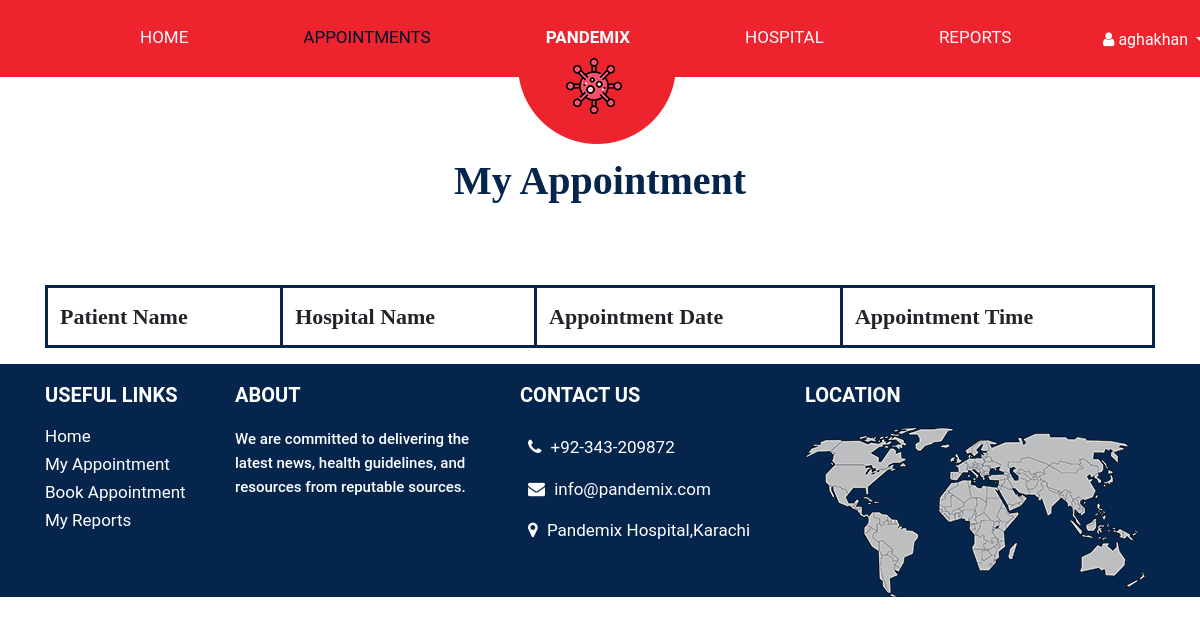
The app's page /patient/myappointment.php (signed in), older data.
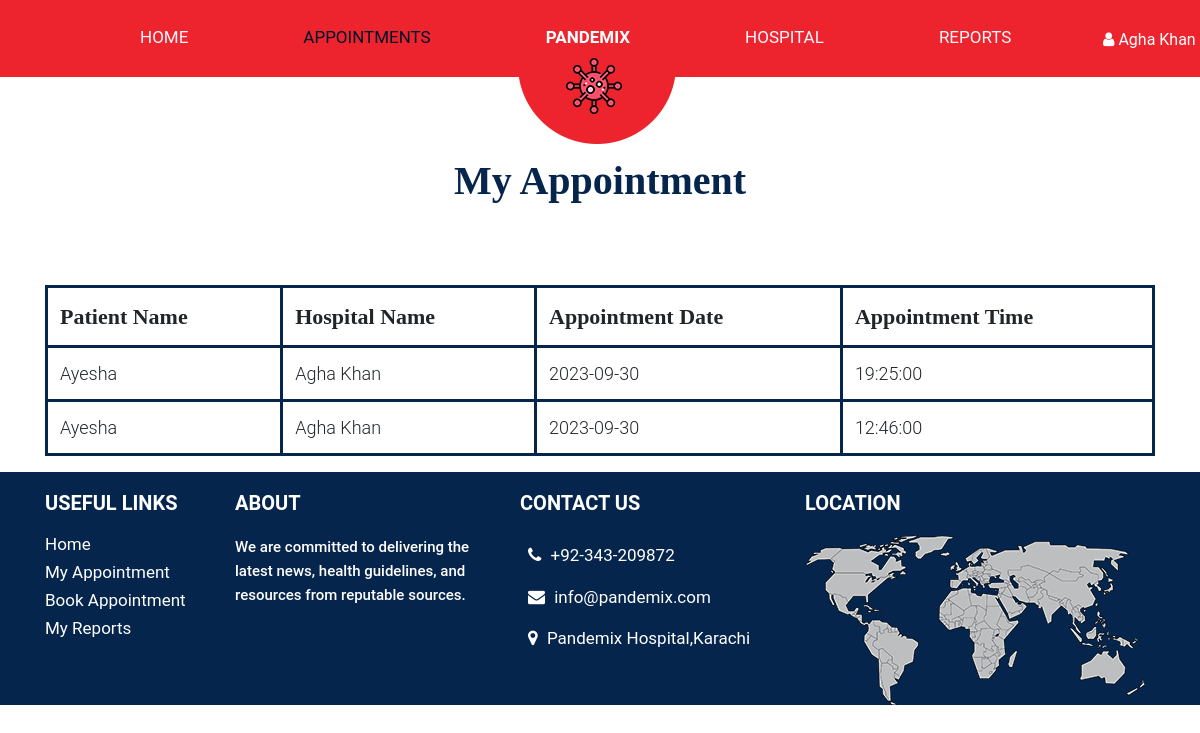
The same page, newer data.
### tables this page shows
CREATE TABLE `appointment` (
  `app_id` int(11) NOT NULL,
  `patient_id` int(11) DEFAULT NULL,
  `hospital_id` int(11) DEFAULT NULL,
  `app_date` date DEFAULT NULL,
  `status` int(11) DEFAULT NULL,
  `app_time` time DEFAULT NULL,
  `test_name` varchar(255) NOT NULL,
  `approval_status` enum('Pending','Approved','Rejected') DEFAULT 'Pending'
);

CREATE TABLE `patient` (
  `patient_id` int(11) NOT NULL,
  `patient_name` varchar(255) DEFAULT NULL,
  `address` varchar(255) DEFAULT NULL,
  `email` varchar(255) DEFAULT NULL,
  `password` varchar(255) DEFAULT NULL
);

CREATE TABLE `hospital` (
  `hospital_id` int(11) NOT NULL,
  `hospital_name` varchar(255) DEFAULT NULL,
  `location` varchar(255) DEFAULT NULL,
  `password` varchar(255) DEFAULT NULL,
  `status` int(11) NOT NULL,
  `approval_status` enum('Pending','Approved','Rejected') DEFAULT 'Pending'
);

### patient/myappointment.php (the view, shortened to what the changed rows need)
<?php
include("../connection.php");
?>
<!DOCTYPE html>
<html lang="en">
<head>
    <link rel="stylesheet" href="../css/bootstrap.min.css">
    <link rel="stylesheet" href="patient.css">
    <link rel="stylesheet" href="../css/responsive.css">
    <link rel="stylesheet" href="https://netdna.bootstrapcdn.com/font-awesome/4.0.3/css/font-awesome.css">
    <link rel="stylesheet" href="https://cdnjs.cloudflare.com/ajax/libs/fancybox/2.1.5/jquery.fancybox.min.css"
        media="screen">
    <link rel="stylesheet" href="https://rawgit.com/LeshikJanz/libraries/master/Bootstrap/baguetteBox.min.css">
</head>
<body class="main-layout">
    <header class="header-area">
        <div class="right">
            <button class="btn dropdown-toggle" data-toggle="dropdown" aria-haspopup="true" aria-expanded="false">
                <i class="fa fa-user" aria-hidden="true"></i>
                <?php echo $_SESSION['patient_name']; ?>
            </button>
        </div>
    </header>
    <div class="container-fluid" id="all-products">
        <h1 class="text-center">My Appointment</h1>
        <div class="container">
            <table class="table">
                <thead>
                    <tr>
                        <th>Patient Name</th>
                        <th>Hospital Name</th>
                        <th>Appointment Date</th>
                        <th>Appointment Time</th>
                    </tr>
                </thead>
                <tbody>
                    <?php
                    if (isset($_SESSION['patient_id'])) {
                        $patient_id = $_SESSION['patient_id'];
                        $query = "SELECT appointment.app_date, appointment.app_time, patient.patient_name, hospital.hospital_name
        FROM appointment
        JOIN patient ON appointment.patient_id = patient.patient_id
        JOIN hospital ON appointment.hospital_id = hospital.hospital_id
        WHERE appointment.patient_id = $patient_id";
                        $result = mysqli_query($con, $query);
                        ?>
                        <?php while ($row = mysqli_fetch_assoc($result)): ?>
                            <tr>
                                <td>
                                    <?= $row['patient_name'] ?>
                                </td>
                                <td>
                                    <?= $row['hospital_name'] ?>
                                </td>
                                <td>
                                    <?= $row['app_date'] ?>
                                </td>
                                <td>
                                    <?= $row['app_time'] ?>
                                </td>
                            </tr>
                        <?php endwhile; ?>
                        <?php
                    } else {
                        echo "Patient not logged in.";
                    }
                    ?>
                </tbody>
            </table>
        </div>
    </div>
</body>
</html>

Row changes from the older to the newer data that the page shows:
added appointment: patient.patient_name "Ayesha", hospital.hospital_name "Agha Khan", app_date "2023-09-30", app_time "19:25:00"
added appointment: patient.patient_name "Ayesha", hospital.hospital_name "Agha Khan", app_date "2023-09-30", app_time "12:46:00"
Text that changed along with them:
$_SESSION['patient_name']: "aghakhan" → "Agha Khan"
